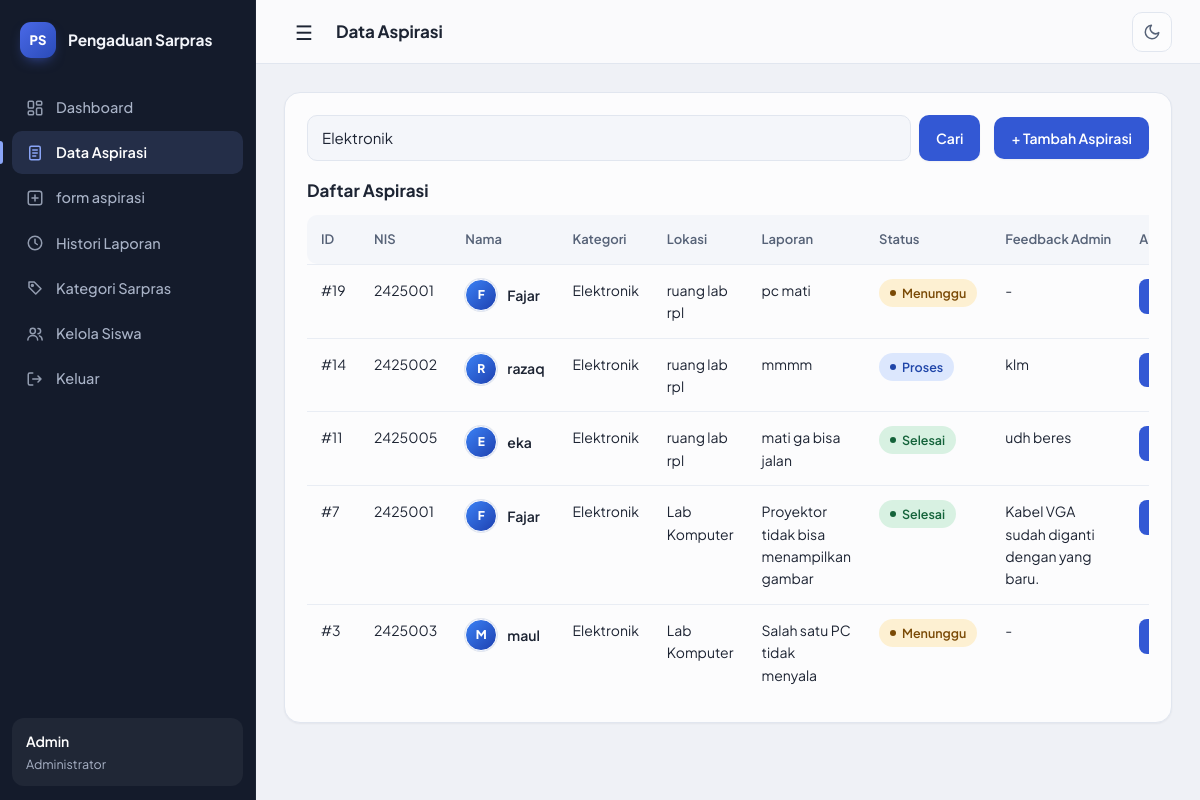
Page /admin/aspirasi?q=Elektronik (signed in) on the committed database.
### tables this page shows
CREATE TABLE `aspirasi` (
  `id_aspirasi` int NOT NULL,
  `nis` varchar(10) NOT NULL,
  `id_kategori` int NOT NULL,
  `id_admin` int NOT NULL,
  `lokasi` varchar(50) NOT NULL,
  `keterangan` varchar(255) NOT NULL,
  `status` enum('Menunggu','Proses','Selesai','Ditolak') NOT NULL DEFAULT 'Menunggu',
  `feedback` varchar(255) DEFAULT NULL,
  `tanggal` datetime DEFAULT CURRENT_TIMESTAMP,
  `updated_at` datetime DEFAULT CURRENT_TIMESTAMP ON UPDATE CURRENT_TIMESTAMP
);

CREATE TABLE `siswa` (
  `nis` varchar(10) NOT NULL,
  `nama` varchar(50) NOT NULL,
  `kelas` varchar(10) NOT NULL,
  `password` varchar(25) NOT NULL,
  `foto` varchar(255) DEFAULT NULL
);

CREATE TABLE `kategori` (
  `id_kategori` int NOT NULL,
  `nama_kategori` varchar(50) NOT NULL,
  `ket_kategori` varchar(50) NOT NULL
);

### view/admin/aspirasi.php (the view, shortened to what this page needs)
<?php
require_once __DIR__ . '/../../config/database.php';
$user = current_user();
$q = trim($_GET['q'] ?? '');
$rows = [];
if ($q !== '') {
    $like = '%' . $q . '%';
    $st = mysqli_prepare($conn, "SELECT a.id_aspirasi,a.nis,s.nama,s.foto,k.nama_kategori,a.lokasi,a.keterangan,a.feedback,a.status,a.tanggal FROM aspirasi a LEFT JOIN siswa s ON s.nis=a.nis LEFT JOIN kategori k ON k.id_kategori=a.id_kategori WHERE a.nis LIKE ? OR s.nama LIKE ? OR k.nama_kategori LIKE ? OR a.lokasi LIKE ? OR a.keterangan LIKE ? OR a.status LIKE ? ORDER BY a.tanggal DESC,a.id_aspirasi DESC");
    mysqli_stmt_bind_param($st, 'ssssss', $like, $like, $like, $like, $like, $like);
    mysqli_stmt_execute($st);
    $res = mysqli_stmt_get_result($st);
} else {
    $res = mysqli_query($conn, "SELECT a.id_aspirasi,a.nis,s.nama,s.foto,k.nama_kategori,a.lokasi,a.keterangan,a.feedback,a.status,a.tanggal FROM aspirasi a LEFT JOIN siswa s ON s.nis=a.nis LEFT JOIN kategori k ON k.id_kategori=a.id_kategori ORDER BY a.tanggal DESC,a.id_aspirasi DESC");
}
while ($x = mysqli_fetch_assoc($res)) $rows[] = $x;
?>
<!doctype html>
<html lang="id">
<head>
    <link rel="stylesheet" href="<?= e($base) ?>/assets/admin.css">
    <link rel="stylesheet" href="<?= e($base) ?>/assets/profil.css">
</head>
<body>
    <aside class="sidebar" id="sidebar">
        <div class="sidebar-header">Pengaduan Sarpras</div>
        <ul>
            <li><a href="<?= e(url('admin/dashboard')) ?>" class="">Dashboard</a></li>
            <li><a href="<?= e(url('admin/aspirasi')) ?>" class="active">Data Aspirasi</a></li>
            <li><a href="<?= e(url('admin/form_aspirasi')) ?>" class="">form aspirasi</a></li>
            <li><a href="<?= e(url('admin/histori')) ?>" class="">Histori Laporan</a></li>
            <li><a href="<?= e(url('admin/kategori')) ?>" class="">Kategori Sarpras</a></li>
            <li><a href="<?= e(url('admin/siswa')) ?>">Kelola Siswa</a></li>
            <li><a href="<?= e(url('auth/logout')) ?>">Keluar</a></li>
        </ul>
        <div class="admin-user"><strong><?= e($user["nama"] ?? "Admin") ?></strong>Administrator</div>
    </aside>
    <div class="main-content">
        <header class="topbar"><label for="menuToggle" class="menu-icon">&#9776;</label>
            <h1>Data Aspirasi</h1>
        </header>
        <main class="content-area">
            <section class="panel">
                <div class="toolbar">
                    <form class="search" method="get"><input name="q" value="<?= e($q) ?>" placeholder="Cari NIS, nama, lokasi, status..."><button class="btn" type="submit">Cari</button></form>
                    <a class="btn" href="<?= e(url('admin/form_aspirasi')) ?>">+ Tambah Aspirasi</a>
                </div>
                <h2 style="margin-top:0">Daftar Aspirasi</h2>
                <div style="overflow:auto">
                    <table class="table">
                        <tr>
                            <th>ID</th>
                            <th>NIS</th>
                            <th>Nama</th>
                            <th>Kategori</th>
                            <th>Lokasi</th>
                            <th>Laporan</th>
                            <th>Status</th>
                            <th>Feedback Admin</th>
                            <th>Aksi</th>
                        </tr>
                        <?php foreach ($rows as $a): ?>
                            <tr>
                                <td>#<?= $a['id_aspirasi'] ?></td>
                                <td><?= e($a['nis']) ?></td>
                                <td>
                                    <div class="reporter-inline"><?= avatar($a['foto'] ?? null, $a['nama'] ?? '', 'sm') ?><span class="reporter-name"><?= e($a['nama']) ?></span></div>
                                </td>
                                <td><?= e($a['nama_kategori']) ?></td>
                                <td><?= e($a['lokasi']) ?></td>
                                <td><?= e($a['keterangan']) ?></td>
                                <td><span class="badge <?= strtolower($a['status']) ?>"><?= e($a['status']) ?></span></td>
                                <td><?= e($a['feedback'] ?: '-') ?></td>
                                <td><a class="btn small" href="<?= e(url('admin/detail_aspirasi')) ?>?id=<?= $a['id_aspirasi'] ?>">Beri Feedback</a></td>
                            </tr>
                        <?php endforeach; ?>
                    </table>
                </div>
            </section>
        </main>
    </div>
</body>
</html>

### config/database.php (shortened to what this page needs)
<?php
require_once __DIR__ . '/../models/m_koneksi.php';
function e($value) { return htmlspecialchars((string)$value, ENT_QUOTES, 'UTF-8'); }
function base_url() {
    $root = str_replace('\\', '/', dirname(__DIR__));
    $docRoot = isset($_SERVER['DOCUMENT_ROOT']) ? str_replace('\\', '/', rtrim($_SERVER['DOCUMENT_ROOT'], '/')) : '';
    $rel = ($docRoot !== '' && strpos($root, $docRoot) === 0) ? substr($root, strlen($docRoot)) : '';
    $rel = '/' . trim($rel, '/');
    return $rel === '/' ? '' : $rel;
}
$base = base_url();
function url($path) {
    global $base;
    return $base . '/' . ltrim($path, '/');
}
function current_user() {
    global $conn;
    if ($_SESSION['role'] === 'admin' && !empty($_SESSION['id_admin'])) {
        $id = (int)$_SESSION['id_admin'];
        $st = mysqli_prepare($conn, 'SELECT id_admin,username,nama FROM admin WHERE id_admin=?');
        mysqli_stmt_bind_param($st, 'i', $id);
        mysqli_stmt_execute($st);
        $r = mysqli_stmt_get_result($st);
        $u = mysqli_fetch_assoc($r);
        return $u;
    }
    return null;
}
function avatar_initials($nama) {
    $nama = trim((string)$nama);
    $parts = preg_split('/\s+/u', $nama);
    $ini = mb_substr($parts[0], 0, 1, 'UTF-8');
    return mb_strtoupper($ini, 'UTF-8');
}
function foto_profil_url($foto) {
    global $base;
    $foto = ltrim((string)$foto, '/');
    if ($foto === '' || strpos($foto, '..') !== false) return '';
    return $base . '/' . $foto;
}
function avatar($foto, $nama, $size = 'md') {
    $src = foto_profil_url($foto);
    $cls = 'avatar avatar-' . preg_replace('/[^a-z]/', '', (string)$size);
    return '<span class="' . $cls . ' avatar-fallback" title="' . e($nama) . '">' . e(avatar_initials($nama)) . '</span>';
}

### assets/profil.css (style rules this page uses)
:root { --pf-out:cubic-bezier(.22,1,.36,1);--pf-spring:cubic-bezier(.34,1.56,.64,1) }
.avatar { display:inline-flex;align-items:center;justify-content:center;flex-shrink:0; border-radius:50%;overflow:hidden; background:linear-gradient(135deg,#3b82f6,#1e40af);color:#fff; font-weight:800;line-height:1;letter-spacing:.3px;user-select:none; border:2px solid var(--surface,#fff);box-shadow:0 0 0 1px var(--border,#e7eaf2); }
.avatar-sm { width:32px;height:32px;font-size:12px;border-width:1px }
.reporter-inline { display:flex;align-items:center;gap:10px }
.reporter-inline .reporter-name { font-weight:600 }
.reporter-inline .avatar { transition:transform .3s var(--pf-spring) }

### rows in the picture
aspirasi: id_aspirasi "19", nis "2425001", nis.nama "F", nis.nama "Fajar", id_kategori.nama_kategori "Elektronik", lokasi "ruang lab rpl", keterangan "pc mati", status "Menunggu", feedback "-"
aspirasi: id_aspirasi "14", nis "2425002", nis.nama "R", nis.nama "razaq", id_kategori.nama_kategori "Elektronik", lokasi "ruang lab rpl", keterangan "mmmm", status "Proses", feedback "klm"
aspirasi: id_aspirasi "11", nis "2425005", nis.nama "E", nis.nama "eka", id_kategori.nama_kategori "Elektronik", lokasi "ruang lab rpl", keterangan "mati ga bisa jalan", status "Selesai", feedback "udh beres"
aspirasi: id_aspirasi "7", nis "2425001", nis.nama "F", nis.nama "Fajar", id_kategori.nama_kategori "Elektronik", lokasi "Lab Komputer", keterangan "Proyektor tidak bisa menampilkan gambar", status "Selesai", feedback "Kabel VGA sudah diganti dengan yang baru."
aspirasi: id_aspirasi "3", nis "2425003", nis.nama "M", nis.nama "maul", id_kategori.nama_kategori "Elektronik", lokasi "Lab Komputer", keterangan "Salah satu PC tidak menyala", status "Menunggu", feedback "-"

### other values in the picture
$user["nama"] "Admin"
